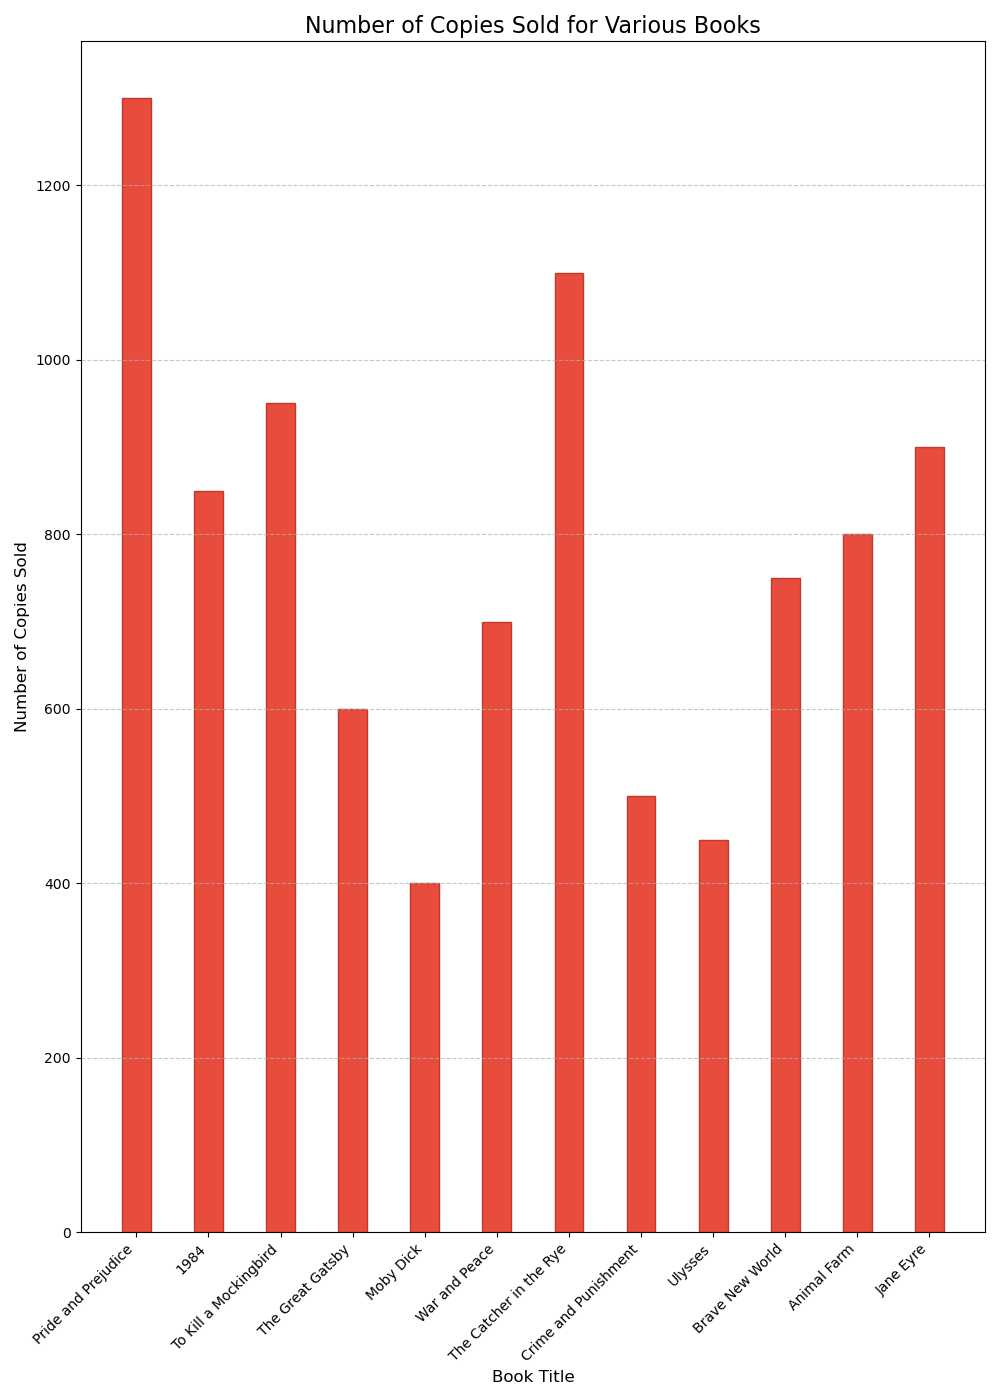

Generate this figure with Python:

import matplotlib.pyplot as plt

# Data points
book_titles = ["Pride and Prejudice", "1984", "To Kill a Mockingbird", "The Great Gatsby", "Moby Dick", "War and Peace", 
               "The Catcher in the Rye", "Crime and Punishment", "Ulysses", "Brave New World", "Animal Farm", "Jane Eyre"]
copies_sold = [1300, 850, 950, 600, 400, 700, 1100, 500, 450, 750, 800, 900]

# Modify the plot size
plt.figure(figsize=(10, 14))

# Create a vertical histogram
plt.bar(book_titles, copies_sold, color="#e74c3c", edgecolor="#c0392b", width=0.4)

# Customize the display
plt.ylabel('Number of Copies Sold', fontsize=12)
plt.xlabel('Book Title', fontsize=12)
plt.title('Number of Copies Sold for Various Books', fontsize=16)

# Show grid
plt.grid(axis='y', linestyle='--', alpha=0.7)

# Rotate x-axis labels for better readability
plt.xticks(rotation=45, ha="right")

# Display the histogram
plt.tight_layout()
plt.show()
